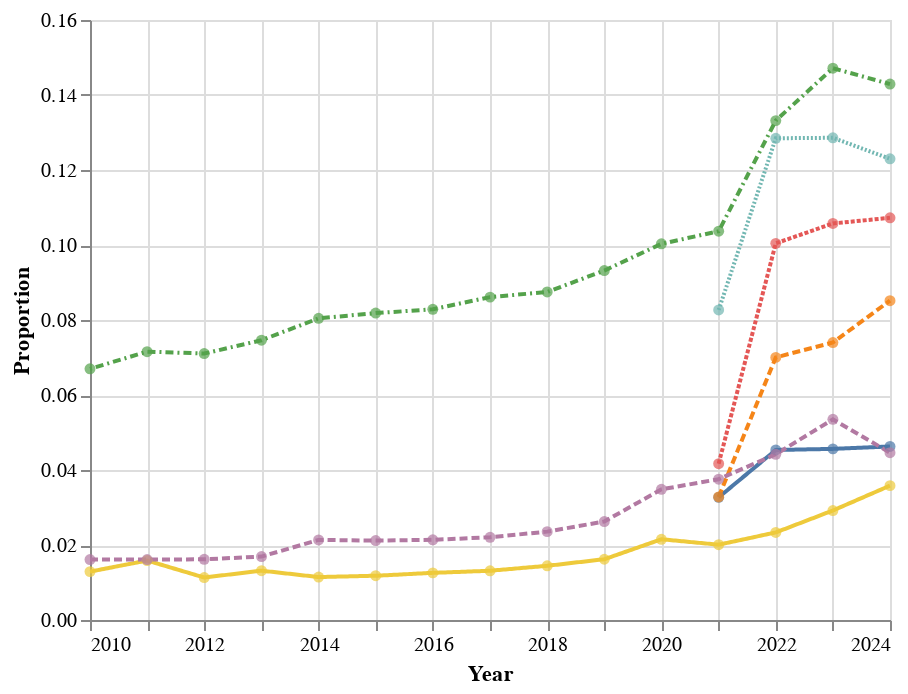

This figure's notebook cell:
### Code cell
# make an altair line and dot plot with the yearly proportions for each level and all three subfields. Aggreggate across disease areas
line = (
    alt.Chart(
        dta
    )
    .mark_line()
    .encode(
        x=alt.X("year:T", title="Year"),
        y=alt.Y("value:Q", title="Proportion"),
        color=alt.Color("filter:N", title="Subfield"),
        strokeDash=alt.StrokeDash("filter:N", title="Subfield", legend=None),
    )
)

dot = (
    alt.Chart(
        dta
    )
    .mark_circle()
    .encode(
        x=alt.X("year:T", title="Year"),
        y=alt.Y("value:Q", title="Proportion"),
        color=alt.Color("filter:N", title="Subfield"),
    )
)

line + dot
